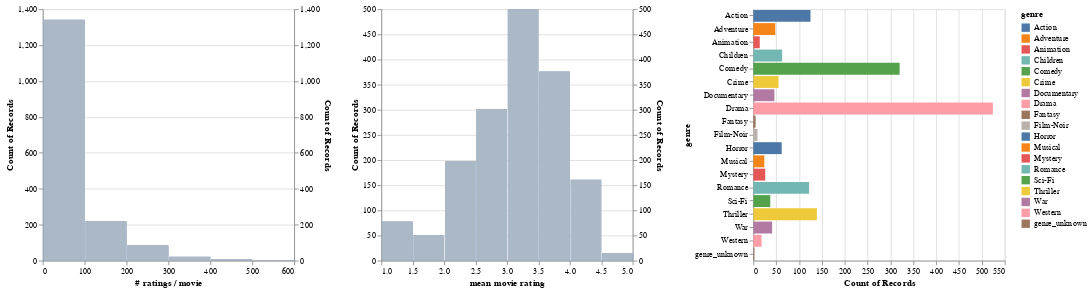

This figure's notebook cell:
### Code cell
movies_ratings = movies.merge(
    ratings
    .groupby('movie_id', as_index=False)
    .agg({'rating': ['count', 'mean']})
    .flatten_cols(),
    on='movie_id')
genre_filter = alt.selection_multi(fields=['genre'])
genre_chart = alt.Chart().mark_bar().encode(
    x="count()",
    y=alt.Y('genre'),
    color=alt.condition(
        genre_filter,
        alt.Color("genre:N"),
        alt.value('lightgray'))
).properties(height=300).add_selection(genre_filter) # add selection here
# Display the number of ratings and average rating per movie.
alt.hconcat(
    filtered_hist('rating count', '# ratings / movie', genre_filter),
    filtered_hist('rating mean', 'mean movie rating', genre_filter),
    genre_chart,
    data=movies_ratings)

### Figure 1 — Vega-Lite specification as saved in the notebook (floating-point values rounded to 4 significant figures; data arrays with more than 128 entries replaced by an {"elided": "..."} marker saying what was removed)
{"config": {"view": {"continuousWidth": 300, "continuousHeight": 300}}, "hconcat": [{"layer": [{"mark": {"type": "bar"}, "encoding": {"x": {"bin": {"maxbins": 10}, "field": "rating count", "title": "# ratings / movie", "type": "quantitative"}, "y": {"aggregate": "count", "type": "quantitative"}}, "transform": [{"filter": {"param": "param_3"}}]}, {"mark": {"type": "bar"}, "encoding": {"color": {"value": "lightgray"}, "opacity": {"value": 0.7}, "x": {"bin": {"maxbins": 10}, "field": "rating count", "title": "# ratings / movie", "type": "quantitative"}, "y": {"aggregate": "count", "type": "quantitative"}}}], "resolve": {"scale": {"y": "independent"}}, "width": 300}, {"layer": [{"mark": {"type": "bar"}, "encoding": {"x": {"bin": {"maxbins": 10}, "field": "rating mean", "title": "mean movie rating", "type": "quantitative"}, "y": {"aggregate": "count", "type": "quantitative"}}, "transform": [{"filter": {"param": "param_3"}}]}, {"mark": {"type": "bar"}, "encoding": {"color": {"value": "lightgray"}, "opacity": {"value": 0.7}, "x": {"bin": {"maxbins": 10}, "field": "rating mean", "title": "mean movie rating", "type": "quantitative"}, "y": {"aggregate": "count", "type": "quantitative"}}}], "resolve": {"scale": {"y": "independent"}}, "width": 300}, {"mark": {"type": "bar"}, "encoding": {"color": {"condition": {"param": "param_3", "field": "genre", "type": "nominal"}, "value": "lightgray"}, "x": {"aggregate": "count", "type": "quantitative"}, "y": {"field": "genre", "type": "nominal"}}, "height": 300, "name": "view_1"}], "data": {"name": "data-8615a8ce41d5ec76461923d1159ecd52"}, "params": [{"name": "param_3", "select": {"type": "point", "fields": ["genre"]}, "views": ["view_1"]}], "$schema": "https://vega.github.io/schema/vega-lite/v5.20.1.json", "datasets": {"data-8615a8ce41d5ec76461923d1159ecd52": {"elided": "1680 records"}}}
